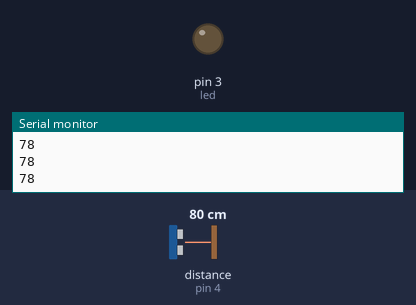
This sketch was run on a simulated Arduino Uno, built with avr-gcc and run on an emulated ATmega328P. Shown: output pins drawn as LEDs (lit = HIGH), the last lines printed to the serial monitor. Wiring (inferred from the names in the program): ultrasonic range finder: trigger pin 6; echo pin 4. The test bench sets the inputs (shaded band); at power-on: distance to the obstacle (sensor on pin 4) 80 cm. The echo pulse lasts 58.3 µs per cm; pins used as bus, display or sensor lines are not drawn.

Above: at 1.3 s.
1.4 s: distance to the obstacle (sensor on pin 4) set to 33 cm
2.9 s: distance to the obstacle (sensor on pin 4) set to 28 cm
At 3.6 s:
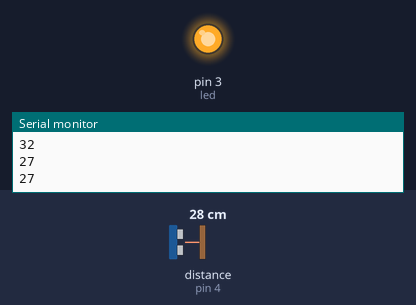
4.5 s: distance to the obstacle (sensor on pin 4) set to 35 cm
At 5.0 s:
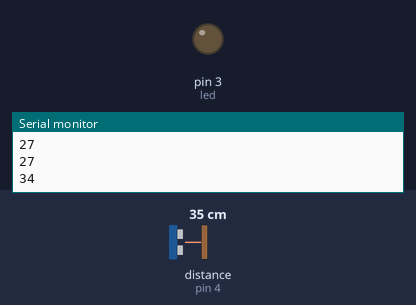
6.0 s: distance to the obstacle (sensor on pin 4) set to 2 cm
At 6.4 s:
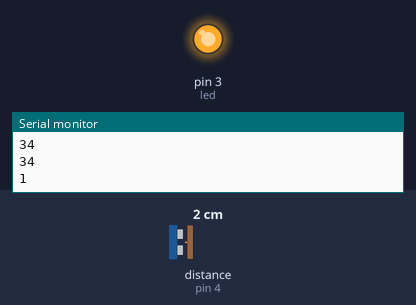
Timing chart, 0 to 8.5 s (numbered marks = the images above; inputs shaded):
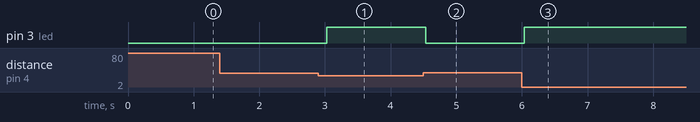

Measured:
- the behaviour switches between 32 and 31 cm on distance to the obstacle (sensor on pin 4) (found by bisection; images 0 and 1)
- after the input at 2.9 s, pin 3 (led): LOW → HIGH after 0.13 s
- after the input at 4.5 s, pin 3 (led): HIGH → LOW at once
- after the input at 6.0 s, pin 3 (led): LOW → HIGH at once

The sketch:

ultra_sonic.ino
```cpp
int trigPin = 6;
int echoPin = 4;

int led = 3;

long duration;

int distance;

void setup() {
  // put your setup code here, to run once:
  Serial.begin(9600);
  pinMode(trigPin, OUTPUT);
  pinMode(led, OUTPUT);
  pinMode(echoPin, INPUT);
}

void loop() {
  // put your main code here, to run repeatedly:

  digitalWrite(trigPin, LOW);
  delayMicroseconds(2);

  digitalWrite(trigPin, HIGH);
  delayMicroseconds(10);

  digitalWrite(trigPin, LOW);

  duration = pulseIn(echoPin, HIGH);
  distance = duration * 0.034/2;

  if(distance <= 30){
    digitalWrite(led, HIGH);
    // tone(led, HIGH);
  }else{
    digitalWrite(led, LOW);
    //  tone(led, LOW);
  }

  Serial.println(distance);
  delay(500);

}
```
